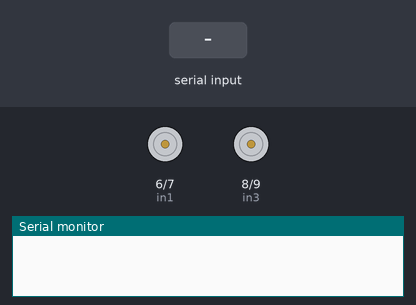
Bench run of a sketch on a simulated Arduino Uno, built with avr-gcc and run on an emulated ATmega328P. Parts: motor-driver pin pairs drawn as motors (green arrow = first pin HIGH = forward, orange = second pin HIGH = backward, longer = more drive, scaled by the enable pin), the last lines printed to the serial monitor. The inputs (shaded band) are chosen by the test bench.

Above: at 1.2 s.
1.3 s: "forward" received over the second serial link
At 3.0 s:
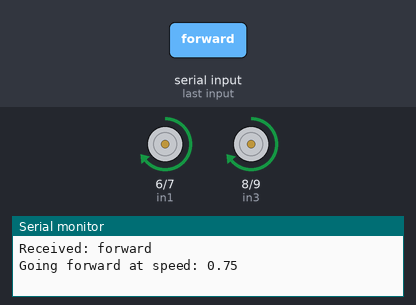
3.8 s: "brake" received over the second serial link
At 6.1 s:
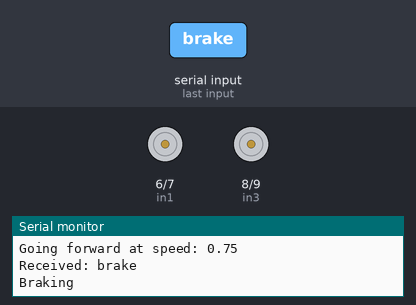
Timing chart, 0 to 7.6 s (numbered marks = the images above; inputs shaded):
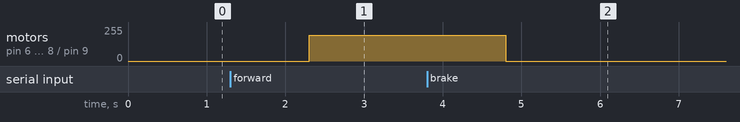

The sketch:

FINAL-CAR.ino
```cpp
#include <SoftwareSerial.h>

SoftwareSerial bluetoothSerial(3,2);

// motor one
int enA = 5;
int in1 = 6;
int in2 = 7;

// motor two
int enB = 10;
int in3 = 8;
int in4 = 9;

void setup() {
  // put your setup code here, to run once:
  pinMode(in1, OUTPUT) ;
  pinMode(in2, OUTPUT) ;
  pinMode(in3, OUTPUT) ;
  pinMode(in4, OUTPUT) ;

  //SETUP:OFF
  digitalWrite(in1, LOW);
  digitalWrite(in2, LOW);
  digitalWrite(in3, LOW);
  digitalWrite(in4, LOW);

  // Start the serial connection from the Arduino to the connected Laptop/PC
  Serial.begin(9600);
  // Start the serial connection from the Arduino to the Bluetooth module.
  bluetoothSerial.begin(9600);

}

void loop() {
  if(bluetoothSerial.available()){
    String receivedString = bluetoothSerial.readString();
    Serial.println("Received: " + receivedString);
    if (receivedString.equals("forward")) {
        // Picking "0.25" as 25% speed. The number can be anything between 0 and 1.
        moveForward(0.75f);
    } else if (receivedString.equals("brake")) {
        brake();
    }
    // TODO: Add more conditions here. For example: if receivedString equals "left", turn left.
  }
}

// The speed parameter should be rethought, probably.

// For now it's 0.0 to 1.0 for percent of max speed.
void moveForward(float speed) {
  Serial.println("Going forward at speed: " + String(speed, 2));
  // turn on motors going forward
  digitalWrite(in1, HIGH);
  digitalWrite(in2, LOW);
  digitalWrite(in3, HIGH);
  digitalWrite(in4, LOW);

  // if the jumper intact this won't do anything.
  int calculatedSpeed = (int) (speed * 256.0f);
  analogWrite(enA, calculatedSpeed);
  analogWrite(enB, calculatedSpeed);

}

void brake() {
  Serial.println("Braking");
  digitalWrite(in1, LOW);
  digitalWrite(in2, LOW);
  digitalWrite(in3, LOW);
  digitalWrite(in4, LOW);
}
```

Measured:
- after the input at 1.3 s, motor on pin 6 (in1) / pin 7 (in2), motor on pin 8 (in3) / pin 9 (in4): stopped → forward 192/255 after 1.0 s
- after the input at 3.8 s, motor on pin 6 (in1) / pin 7 (in2), motor on pin 8 (in3) / pin 9 (in4): forward 192/255 → stopped after 1.0 s
